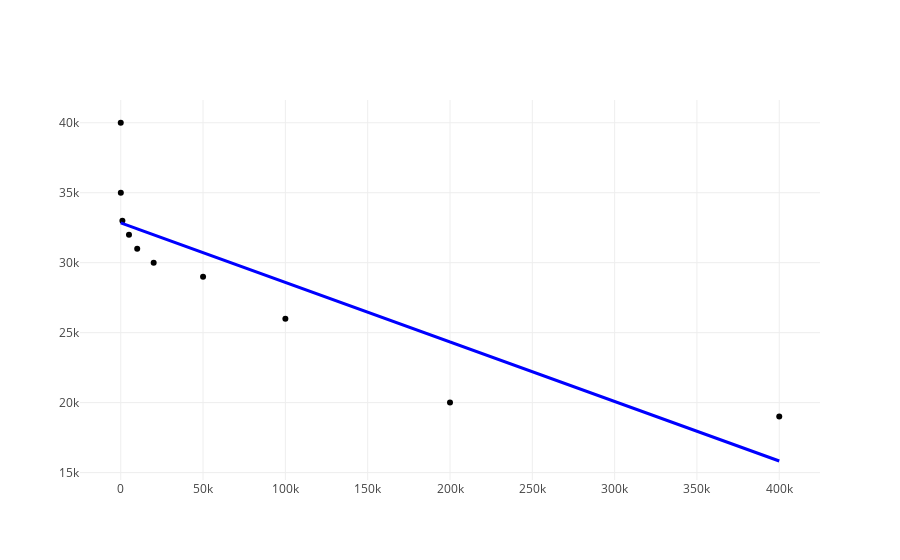

The code cell stored with this chart in its notebook:
### Markdown cell above
Na primjeru ispod se nalazi navedena prava $p^*$ izračunata kroz gotovi modul `linear_model` biblioteke **sklearn**. Ne zamarajmo se toliko samom bibliotekom **sklearn** i njenim metodama sada, ali obratimo pažnju na to kako računamo *Mean squared error*.

### Code cell
from sklearn import linear_model

# np.expand_dims(a, axis=1) for input of a = [1, 2, 3] returns [[1], [2], [3]]
# This expanded format of np array is required for an input to linear_model.LinearRegression.fit method
# as well as for linear_model.LinearRegression.predict method
expanded_car_mileages: np.ndarray = np.expand_dims(car_mileages, axis=1)

# Create linear regression object
regr = linear_model.LinearRegression()

# Train the model using the training set
regr.fit(expanded_car_mileages, car_values)

# The mean squared error
sklearn_mse: float = np.mean((regr.predict(expanded_car_mileages) - car_values) ** 2)
print(f'Mean squared error: {sklearn_mse}')

linear_regression_line = go.Scatter(x=car_mileages, 
                                    y=regr.predict(expanded_car_mileages),
                                    mode='lines',
                                    line=dict(color='blue', width=3))

figure = go.Figure(data=[plot_data, linear_regression_line], layout=layout)

ply.iplot(figure)

### Figure 1 — Plotly figure (JSON) as saved in the notebook; plotly's stock layout.template omitted (floating-point values rounded to 4 significant figures)
{"data": [{"marker": {"color": "black"}, "mode": "markers", "type": "scatter", "uid": "cc76bcc1-f9dc-4528-9f05-f8734f5ccdd3", "x": [10000, 400000, 5000, 0, 1000, 100000, 50000, 50, 20000, 200000], "y": [31000, 19000, 32000, 40000, 33000, 26000, 29000, 35000, 30000, 20000]}, {"line": {"color": "blue", "width": 3}, "mode": "lines", "type": "scatter", "uid": "d88876c2-f497-4ac1-932e-654ecaf8a562", "x": [10000, 400000, 5000, 0, 1000, 100000, 50000, 50, 20000, 200000], "y": [32420.0, 15830.0, 32630.0, 32840.0, 32800.0, 28590.0, 30720.0, 32840.0, 31990.0, 24340.0]}], "layout": {"hovermode": "closest", "showlegend": false, "xaxis": {"showticklabels": true, "ticks": "", "zeroline": false}, "yaxis": {"showticklabels": true, "ticks": "", "zeroline": false}}}
